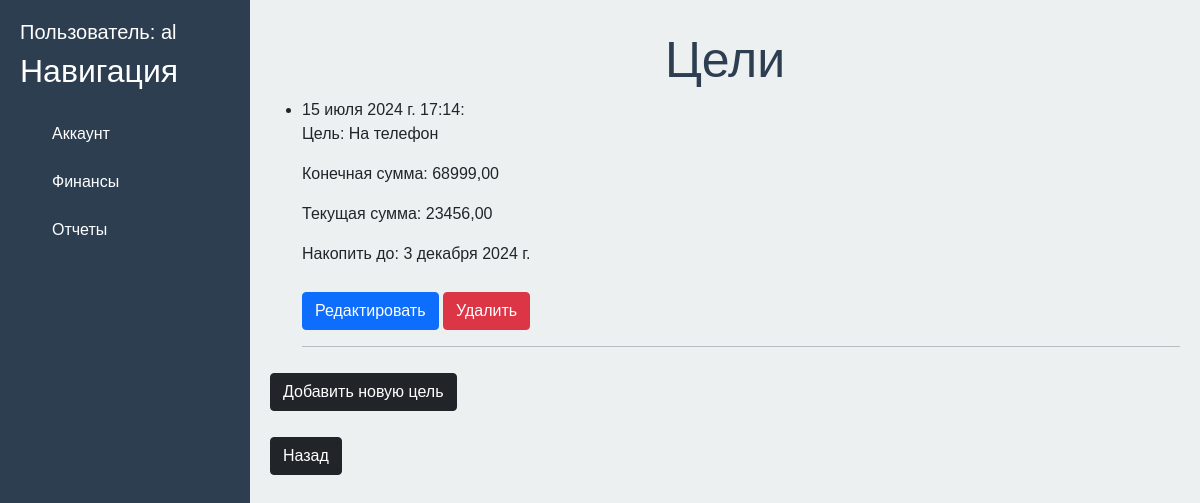
Before: /myfinances/goal/ (signed in) with the older database file.
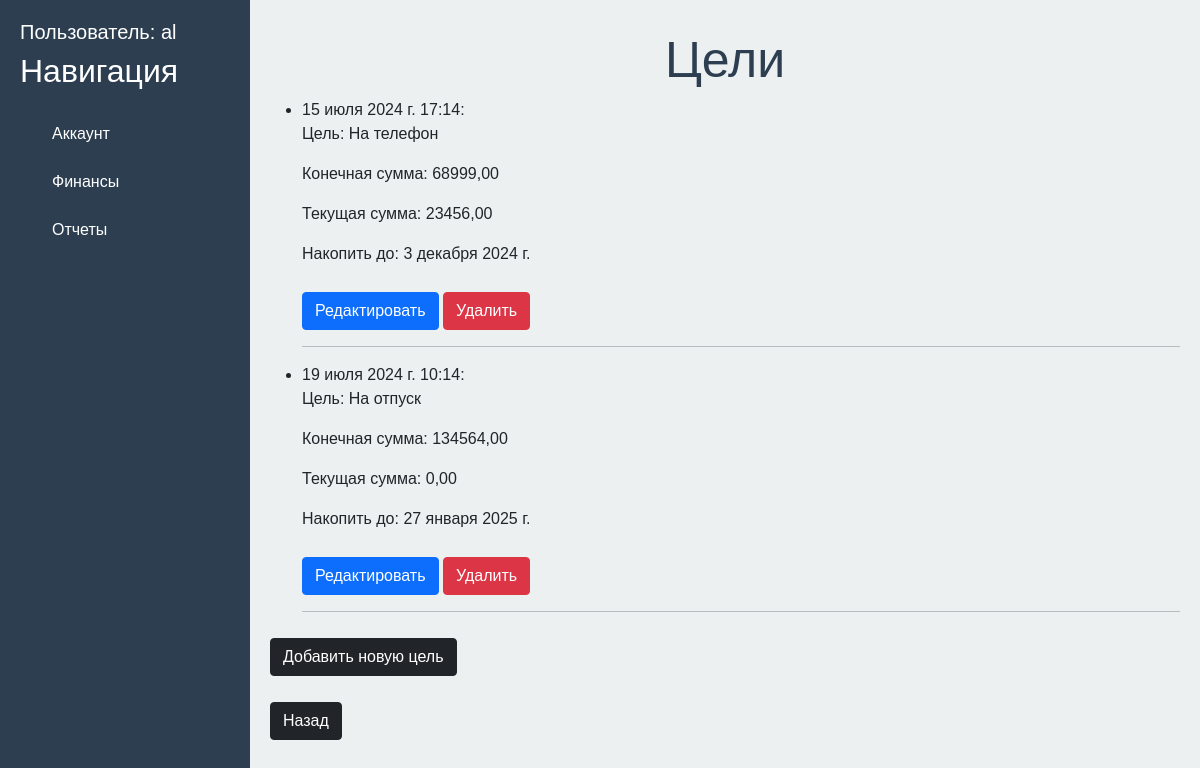
After: the same page with the newer database file.
### finances/models.py (models this page shows, shortened)
class Goal(models.Model):
    user = models.ForeignKey(settings.AUTH_USER_MODEL, on_delete = models.CASCADE)
    name = models.CharField(max_length = 100)
    target_amount = models.DecimalField(max_digits = 10, decimal_places = 2, default=0)
    current_amount = models.DecimalField(max_digits = 10, decimal_places = 2, default=0)
    deadline = models.DateField()
    date = models.DateTimeField(default=timezone.now)

### finances/views.py (the view)
# urls.py: path('goal/', views.goal_list, name = 'goal_list'),                                             #Page with all your goals
@login_required
def goal_list(request):
    goals = Goal.objects.filter(user=request.user)
    return render(request, 'finances/goal_list.html', {'goals':goals})

### finances/templates/finances/goal_list.html (shortened to what this page needs)
{% extends 'users/base.html'%}
{% block content %}
<div class="features">
    <h1> Цели </h1>
    <ul>
        {% if goals %}
            {% for elem in goals %}
                <li> {{elem.date}}:
                    <p>
                        Цель: {{elem.name}}
                    </p>
                    <p>
                        Конечная сумма: {{elem.target_amount}}
                    </p>
                    <p>
                        Текущая сумма: {{elem.current_amount}}
                    </p>
                    <p>
                        Накопить до: {{elem.deadline}}
                    </p>
                </li>
                <a href="{% url 'goal_update' elem.id%}" class="btn btn-primary"> Редактировать </a>
                <a href="{% url  'goal_delete' elem.id%}" class="btn btn-danger"> Удалить </a>
                <hr>
            {% endfor %}
        {% else %}
            <p> Нет записей </p>
        {% endif %}
    </ul>
    <p>
        <a href="{% url 'goal_create' %}" class="btn btn-dark">Добавить новую цель </a>
    </p>
    <a href="{% url 'finance_home' %}" class="btn btn-dark"> Назад </a>
</div>
{% endblock %}

Changed rows visible on the page:
added Goal: date "19 июля 2024 г. 10:14", name "На отпуск", target_amount "134564,00", current_amount "0,00", deadline "27 января 2025 г."
